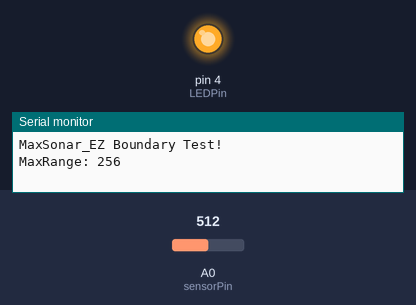
This sketch was run on a simulated Arduino Mega 2560, built with avr-gcc and run on an emulated ATmega2560. On the bench: output pins drawn as LEDs (lit = HIGH), the last lines printed to the serial monitor. Inputs (shaded band) come from the test bench; at power-on: A0 (sensorPin) = 512.

Above: at 1.7 s.
1.8 s: A0 (sensorPin) set to 486
4.8 s: A0 (sensorPin) set to 511
At 6.8 s:
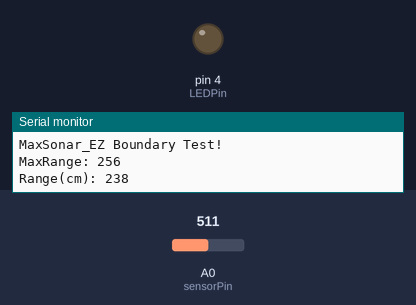
7.1 s: A0 (sensorPin) set to 306
At 8.9 s:
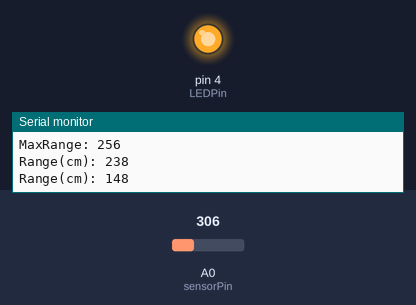
Timing chart, 0 to 10.4 s (numbered marks = the images above; inputs shaded):
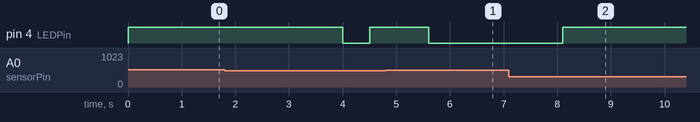

Measured:
- after the input at 4.8 s, pin 4 (LEDPin): HIGH → LOW after 0.80 s
- after the input at 7.1 s, pin 4 (LEDPin): LOW → HIGH after 1.0 s

The sketch:

maxsonar_ez_boundary_test.ino
```cpp
/*
 * DESCRIPTION:
 * This allows you to test the detection boundaries of the MaxSonar_EZ sensor.
 *
 * HARDWARE:
 * HRLV_MaxSonar_EZ (MB1003)
 * Arduino Mega 2560
 *
 * FUNCTIONALITY:
 * This sketch reads the range from the sensor to set a max value.
 * Then, whenever the sensor reads a value that is less than established the max value,
 * an LED will be illuminated. By using a backstop (to establish the max value)and a
 * probe object (to be detected by the sensor) the effective boundaries of the sensor
 * can be determined.
 *
 * REFERENCE:
 * https://www.maxbotix.com/Ultrasonic_Sensors/MB1003.htm
 *
 */

 int range = 0;
 int maxRange = 0;
 int sensorPin = A0;
 int LEDPin = 4;
 int flag = 0;


void setup() {
  pinMode(A0, INPUT);
  pinMode(LEDPin, OUTPUT);
  digitalWrite(LEDPin, HIGH); //Activate LED to indicate that program is starting.
  Serial.begin(115200);
  delay(500); //wait for serial to start
  Serial.println("MaxSonar_EZ Boundary Test!");
}

void loop() {
  maxRange = getRange() + 5;
  Serial.print("MaxRange: ");
  Serial.println(maxRange);
  delay(3000);
  digitalWrite(LEDPin, LOW);   //Turn off LED to show that the program is ready to for a test probe
  while(true) {
    if(maxRange - getRange() > 10 && flag == 0) {
      flag = 1;
      digitalWrite(LEDPin, HIGH);
      Serial.print("Range(cm): ");
      Serial.println(range);
      delay(100);   //Short delay to allow LED to be seen
    }
    else if(maxRange - getRange() <= 10 && flag == 1) {
      digitalWrite(LEDPin, LOW);
      range = 0;
      flag = 0;
    }
  }
}

int getRange() {
  for(int i=0; i<2; i++) {   //sensor seems to require multiple readings to return a measurement
    range = analogRead(sensorPin);
    delay(250);
  }
  range = (range/2) -5;   //Calibrate the returned value based on actual measurements
  return range;
}
```
